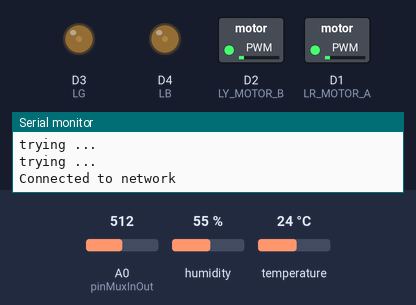
A sketch run on a simulated ESP8266 (NodeMCU). Parts: switched loads named in the sketch (green lamp = pin HIGH), output pins drawn as LEDs (lit = HIGH), the last lines printed to the serial monitor. The inputs (shaded band) are chosen by the test bench; at power-on: A0 (pinMuxInOut) = 512, humidity 55 %, temperature 24 °C. WiFi joins after 1.5 s; servers stay silent unless stated; uploads are accepted with an empty reply; random numbers use the default seed unless the sketch sets one; pins used as bus, display or sensor lines are not drawn.

Above: at 2.7 s.
2.8 s: A0 (pinMuxInOut) set to 1023
At 3.9 s:
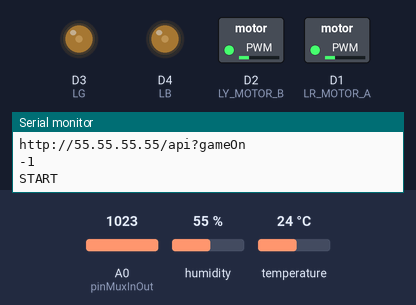
4.5 s: A0 (pinMuxInOut) set to 839
At 5.2 s:
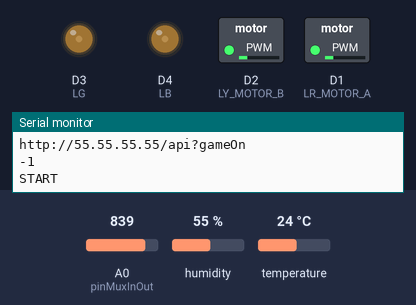
6.0 s: A0 (pinMuxInOut) set to 804
At 10.5 s:
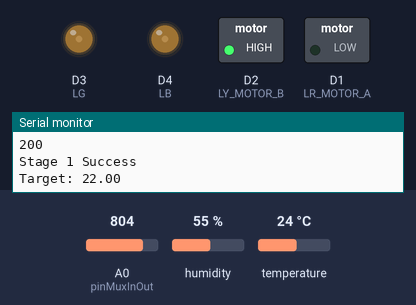
Timing chart, 0 to 12.0 s (numbered marks = the images above; inputs shaded):
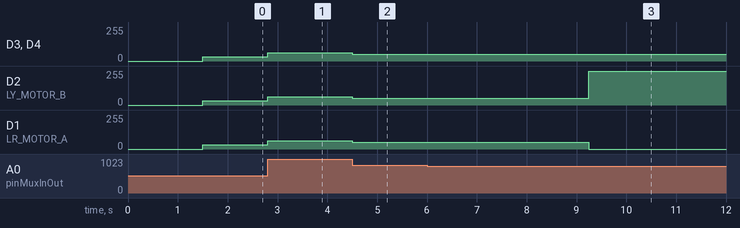

The sketch:

sketch_mar8a.ino
```cpp
#include <DHT.h>

#define LR_MOTOR_A D1
#define LG D3
#define LB D4
#define LY_MOTOR_B D2

#define BR_DHT_PIN D4
#define BG_pinMuxC D7
#define BB_pinMuxB D6
#define BY_pinMuxA D5
#define pinMuxInOut A0


#define NumOfLeds 4
#define MaxNumOfLights 2

#define StartGame 30
#define One 31
#define Two 32
#define Three 33
#define Four 34
#define EndGame 35


#define DHTTYPE DHT22
DHT dht(BR_DHT_PIN, DHTTYPE);
float lastTemp = 0;

int Leds[NumOfLeds] = { LR_MOTOR_A, LG, LB, LY_MOTOR_B };
int Btns[NumOfLeds] = { BR_DHT_PIN, BG_pinMuxC, BB_pinMuxB, BY_pinMuxA };
int ChosenIndexes[MaxNumOfLights];
int btnsPressedIndexes[MaxNumOfLights];
int btnsI = 0;
int val[NumOfLeds];
int lastVal[NumOfLeds];
unsigned long lastPressTime[NumOfLeds];
int VrX;
int VrY;
int state = StartGame;
unsigned long startTime = 0;
bool started = false;


int ReadMuxChannel(byte chnl) {
  int a = (bitRead(chnl, 0) > 0) ? HIGH : LOW;
  int b = (bitRead(chnl, 1) > 0) ? HIGH : LOW;
  int c = (bitRead(chnl, 2) > 0) ? HIGH : LOW;
  digitalWrite(BY_pinMuxA, a);
  digitalWrite(BB_pinMuxB, b);
  digitalWrite(BG_pinMuxC, c);
  int ret = analogRead(pinMuxInOut);
  return ret;
}

void setup() {
  Serial.begin(9600);
  wifi_Setup();
  randomSeed(analogRead(A0));
  stageOne_SetUp();
  Leds_Setup();
}

void stageOne_SetUp() {
  pinMode(BY_pinMuxA, OUTPUT);
  pinMode(BB_pinMuxB, OUTPUT);
  pinMode(BG_pinMuxC, OUTPUT);
  pinMode(pinMuxInOut, INPUT);
  pinMode(LR_MOTOR_A, OUTPUT);
  pinMode(LB, OUTPUT);
  pinMode(LY_MOTOR_B, OUTPUT);
  pinMode(LG, OUTPUT);
}
void stageTwo_SetUp() {
  dht.begin();
  pinMode(LR_MOTOR_A, OUTPUT);
  pinMode(LY_MOTOR_B, OUTPUT);
}
void stageThree_SetUp() {
  pinMode(LR_MOTOR_A, OUTPUT);
  pinMode(LB, OUTPUT);
  pinMode(LY_MOTOR_B, OUTPUT);
  pinMode(LG, OUTPUT);
  pinMode(BR_DHT_PIN, INPUT_PULLUP);
  pinMode(BB_pinMuxB, INPUT_PULLUP);
  pinMode(BY_pinMuxA, INPUT_PULLUP);
  pinMode(BG_pinMuxC, INPUT_PULLUP);
}
void stageFour_SetUp() {
  pinMode(BY_pinMuxA, OUTPUT);
  pinMode(BB_pinMuxB, OUTPUT);
  pinMode(BG_pinMuxC, OUTPUT);
  pinMode(pinMuxInOut, INPUT);
}

void setOnFwd() {
  digitalWrite(LR_MOTOR_A, LOW);
  digitalWrite(LY_MOTOR_B, HIGH);
}

void fanOff() {
  digitalWrite(LR_MOTOR_A, LOW);
  digitalWrite(LY_MOTOR_B, LOW);
}

void handleAllLeds(int val) {
  analogWrite(LR_MOTOR_A, val);
  analogWrite(LB, val);
  analogWrite(LG, val);
  analogWrite(LY_MOTOR_B, val);
}
int getRandomNumber() {
  return random(10);
}

void preStart() {
  int val = map(ReadMuxChannel(3), 0, 1023, 0, 255);
  handleAllLeds(val);
  if (val == 255) {
    state = One;
    SendData(getRandomNumber(), false);
    Serial.println("START");
    delay(1000);
  }
}

void stageOne() {
  int val = map(ReadMuxChannel(3), 0, 1023, 0, 255);
  handleAllLeds(val);

  if (val <= (255 * 0.8) && !started) {
    Serial.println((255 * 0.8));

    startTime = millis();
    started = true;
  }

  if (started) {
    Serial.println(val);
    if (val > (255 * 0.8)) {
      started = false;
      startTime = millis();
    } else {
      if (millis() - startTime >= 2000) {
        state = Two;
        stageTwo_SetUp();
        started = false;
        SendData(getRandomNumber(), true);
        Serial.println("Stage 1 Success");
        delay(1000);
      }
    }
  }
}

void stageTwo() {
  setOnFwd();
  if (!started) {
    lastTemp = dht.readTemperature();
    Serial.print("Target: ");
    Serial.println(lastTemp - 2);
    started = true;
  }
  if (started) {
    delay(5000);
    float currentTemp = dht.readTemperature();
    Serial.println(currentTemp);
    if (currentTemp <= lastTemp - 2) {
      if (millis() - startTime >= 2000) {
        state = Three;
        stageThree_SetUp();
        SendData(getRandomNumber(), true);
        started = false;
        fanOff();
        Serial.println("Stage 2 Success");
        delay(1000);
      }
    }
  }
}

void stageThree() {
  if (!started) {
    Leds_Setup();
    btnsI = 0;
    for (int i = 0; i < MaxNumOfLights; i++) {
      ChosenIndexes[i] = -1;
      btnsPressedIndexes[i] = -1;
    }
    ChooseRandomLights();
    ShowLights();
    started = true;
  }

  if (started) {
    int btn = GetPressedBtn();
    if (btn != -1 && btnsI < MaxNumOfLights) {
      btnsPressedIndexes[btnsI++] = btn;
    }
    if (btnsI == MaxNumOfLights) {
      for (int i = 0; i < MaxNumOfLights; i++) {
      Serial.print(btnsPressedIndexes[i]+ " ");
      Serial.println(ChosenIndexes[i]);

        if (btnsPressedIndexes[i] != ChosenIndexes[i]) {
          started = false;
          break;
        }
      }
      if (started) {
        state = Four;
        stageFour_SetUp();
        SendData(getRandomNumber(), true);
        started = false;
        Serial.println("Stage 3 Success");
        delay(1000);
      }
    }
  }
}

void stageFour() {
  VrX = ReadMuxChannel(4);
  VrY = ReadMuxChannel(5);
  delay(500);
  if ((VrX == 1024 && VrY == 1024) || (VrX == 9 && VrY == 1024) || (VrX == 1024 && VrY == 12) || (VrX == 9 && VrY == 7)) {
    state = EndGame;
    SendData(getRandomNumber(), true);
    Serial.println("Stage 4 Success");
  }
}

int GetPressedBtn() {
  int BtnPressed = -1;
  for (int i = 0; i < NumOfLeds; i++) {
    val[i] = digitalRead(Btns[i]);
    if ((val[i] == LOW) && (lastVal[i] == HIGH) && (millis() - lastPressTime[i] > 150)) {
      lastPressTime[i] = millis();
      BtnPressed = i;
    }
    lastVal[i] = val[i];
  }
  return BtnPressed;
}
void ShowLights() {
  for (int i = 0; i < MaxNumOfLights; i++) {
    LedOn(ChosenIndexes[i]);
    delay(1000);
    LedOff(ChosenIndexes[i]);
    delay(500);
  }
}
void Leds_Setup() {
  for (int i = 0; i < NumOfLeds; i++) {
    LedOff(i);
  }
}
void ChooseRandomLights() {
  int rndNum;
  for (int i = 0; i < MaxNumOfLights; i++) {
    rndNum = random(0, NumOfLeds);
    ChosenIndexes[i] = rndNum;
  }
}
void LedOn(int chnl) {
  digitalWrite(Leds[chnl], HIGH);
}
void LedOff(int chnl) {
  digitalWrite(Leds[chnl], LOW);
}


void loop() {

  switch (state) {
    case StartGame: preStart(); break;
    case One: stageOne(); break;
    case Two: stageTwo(); break;
    case Three: stageThree(); break;
    case Four: stageFour(); break;
  }
}
```

Client_Wifi.ino
```cpp
#include <ESP8266WiFi.h>
#include <WiFiClient.h>
#include <WiFiUdp.h>
#include <ESP8266HTTPClient.h>


const char* ssid = "Escape_Room";
const char* pswd = "123123123";


WiFiClient client;
int server_port = 80;

unsigned long delayMillis = 0;

void wifi_Setup() {
  Serial.println("wifiSetup");
  WiFi.begin(ssid, pswd);

  while (WiFi.status() != WL_CONNECTED) {
    if (millis() - delayMillis >= 100) {
      Serial.println("trying ...");
      delayMillis = millis();
    }
  }
  Serial.println("Connected to network");
}

void SendData(int val, bool mission) {
  HTTPClient http;
  String dataURL = "http://55.55.55.55/api?";
  dataURL += mission ? "missionCode=" : "gameOn";

  if (mission) {
    dataURL += String(val);
  }
  Serial.println(dataURL);

  http.begin(client, dataURL);
  int httpCode = http.GET();
  Serial.println(httpCode);
  http.end();
}
```

Measured:
- the behaviour switches between 821 and 820 on A0 (pinMuxInOut) (found by bisection; images 2 and 3)
- after the input at 2.8 s, D3 (LG), D4 (LB), D2 (LY_MOTOR_B), D1 (LR_MOTOR_A): 31/255 → 63/255 at once
- after the input at 4.5 s, D3 (LG), D4 (LB), D2 (LY_MOTOR_B), D1 (LR_MOTOR_A): 63/255 → 52/255 at once
- after the input at 6.0 s, D3 (LG), D4 (LB): 52/255 → 49/255 at once; D2 (LY_MOTOR_B): 52/255 → 49/255 at once, → 255/255 3.2 s later; D1 (LR_MOTOR_A): 52/255 → 49/255 at once, → 0/255 3.2 s later
